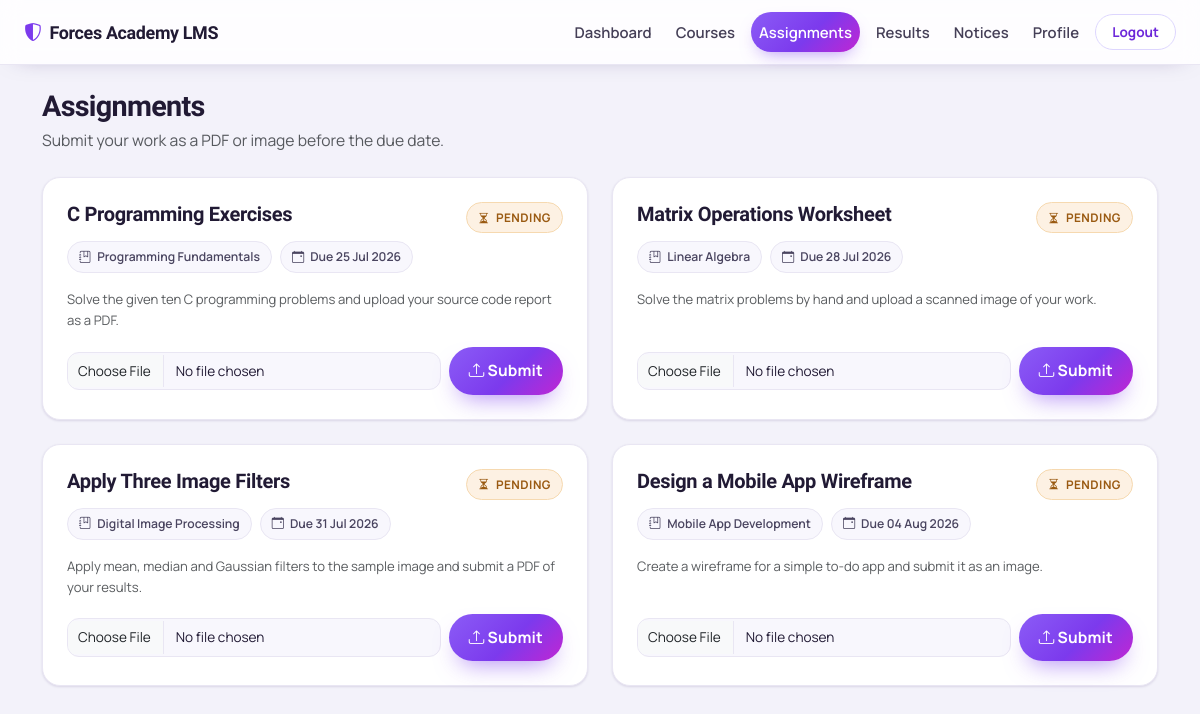
Page /assignments.php (signed in) on the committed database.
### tables this page shows
CREATE TABLE IF NOT EXISTS assignments (
    id          INT(11) PRIMARY KEY AUTO_INCREMENT,
    title       VARCHAR(200) NOT NULL,
    description TEXT,
    course_id   INT(11),
    due_date    DATE,
    created_at  TIMESTAMP DEFAULT CURRENT_TIMESTAMP,
    CONSTRAINT fk_assignments_course FOREIGN KEY (course_id) REFERENCES courses(id) ON DELETE CASCADE
);

CREATE TABLE IF NOT EXISTS courses (
    id            INT(11) PRIMARY KEY AUTO_INCREMENT,
    course_name   VARCHAR(100) NOT NULL,
    description   TEXT,
    teacher_name  VARCHAR(100),
    created_at    TIMESTAMP DEFAULT CURRENT_TIMESTAMP
);

### config/auth.php (called while the page is built, shortened)
<?php
function e($value)
{
    return htmlspecialchars((string)$value, ENT_QUOTES, 'UTF-8');
}

### assignments.php (the view, shortened to what this page needs)
<?php
require_once 'config/auth.php';
$submitted = [];
$assignments = mysqli_query($conn, "
    SELECT a.id, a.title, a.description, a.due_date, c.course_name
    FROM assignments a
    LEFT JOIN courses c ON a.course_id = c.id
    ORDER BY a.due_date ASC
");
$today = date('Y-m-d');
?>
<!DOCTYPE html>
<html lang="en">
<head>
<link href="https://cdn.jsdelivr.net/npm/bootstrap@5.3.0/dist/css/bootstrap.min.css" rel="stylesheet">
<link rel="stylesheet" href="https://cdn.jsdelivr.net/npm/bootstrap-icons@1.11.3/font/bootstrap-icons.css">
<link rel="stylesheet" href="css/style.css">
</head>
<body class="dashboard-body">
<nav class="navbar navbar-expand-lg navbar-dark app-navbar">
  <div class="container-fluid px-4">
    <a class="navbar-brand d-flex align-items-center gap-2" href="dashboard.php"><i class="bi bi-shield-shaded"></i> Forces Academy LMS</a>
    <div class="navbar-nav ms-auto flex-row gap-2 align-items-center">
      <a class="nav-link text-white" href="dashboard.php">Dashboard</a>
      <a class="nav-link text-white" href="courses.php">Courses</a>
      <a class="nav-link text-white active" href="assignments.php">Assignments</a>
      <a class="nav-link text-white" href="results.php">Results</a>
      <a class="nav-link text-white" href="notices.php">Notices</a>
      <a class="nav-link text-white" href="profile.php">Profile</a>
      <a class="btn btn-logout" href="logout.php">Logout</a>
    </div>
  </div>
</nav>
<div class="container py-4">
  <div class="page-hero mb-4">
    <h2 class="mb-1">Assignments</h2>
    <p class="text-muted mb-0">Submit your work as a PDF or image before the due date.</p>
  </div>
  <div class="row g-4">
    <?php if (mysqli_num_rows($assignments) > 0): ?>
      <?php while ($a = mysqli_fetch_assoc($assignments)): ?>
        <?php
          $isSubmitted = isset($submitted[(int) $a['id']]);
          $isOverdue   = $a['due_date'] && $a['due_date'] < $today && !$isSubmitted;
        ?>
        <div class="col-md-6">
          <div class="card course-tile p-4 h-100 d-flex flex-column">
            <div class="d-flex justify-content-between align-items-start gap-2 mb-2">
              <h5 class="mb-0"><?php echo e($a['title']); ?></h5>
              <?php if ($isSubmitted): ?>
                <span class="status-pill status-submitted"><i class="bi bi-check-circle-fill"></i> Submitted</span>
              <?php else: ?>
                <span class="status-pill status-pending"><i class="bi bi-hourglass-split"></i> Pending</span>
              <?php endif; ?>
            </div>
            <div class="d-flex flex-wrap gap-2 mb-3">
              <span class="badge teacher-badge"><i class="bi bi-journal-bookmark"></i> <?php echo e($a['course_name'] ?? 'General'); ?></span>
              <span class="due-pill <?php echo $isOverdue ? 'overdue' : ''; ?>">
                <i class="bi bi-calendar-event"></i>
                Due <?php echo $a['due_date'] ? date('d M Y', strtotime($a['due_date'])) : 'N/A'; ?>
              </span>
            </div>
            <p class="text-muted small mb-3"><?php echo e($a['description']); ?></p>
            <div class="mt-auto">
              <?php if ($isSubmitted): ?>
                <button class="btn btn-auth-primary w-100" disabled><i class="bi bi-check2-all"></i> Already submitted</button>
              <?php else: ?>
                <form method="POST" enctype="multipart/form-data" class="upload-inline">
                  <input type="file" name="submission" class="form-control" accept=".pdf,.jpg,.jpeg,.png,.gif,.webp" required>
                  <button type="submit" class="btn btn-auth-primary text-nowrap"><i class="bi bi-upload"></i> Submit</button>
                </form>
              <?php endif; ?>
            </div>
          </div>
        </div>
      <?php endwhile; ?>
    <?php endif; ?>
  </div>
</div>
</body>
</html>

### rows in the picture
assignments: title "C Programming Exercises", shows "PENDING", course.course_name "Programming Fundamentals", due_date "25 Jul 2026", description "Solve the given ten C programming problems and upload your source code report as a PDF."
assignments: title "Matrix Operations Worksheet", shows "PENDING", course.course_name "Linear Algebra", due_date "28 Jul 2026", description "Solve the matrix problems by hand and upload a scanned image of your work."
assignments: title "Apply Three Image Filters", shows "PENDING", course.course_name "Digital Image Processing", due_date "31 Jul 2026", description "Apply mean, median and Gaussian filters to the sample image and submit a PDF of your results."
assignments: title "Design a Mobile App Wireframe", shows "PENDING", course.course_name "Mobile App Development", due_date "04 Aug 2026", description "Create a wireframe for a simple to-do app and submit it as an image."
